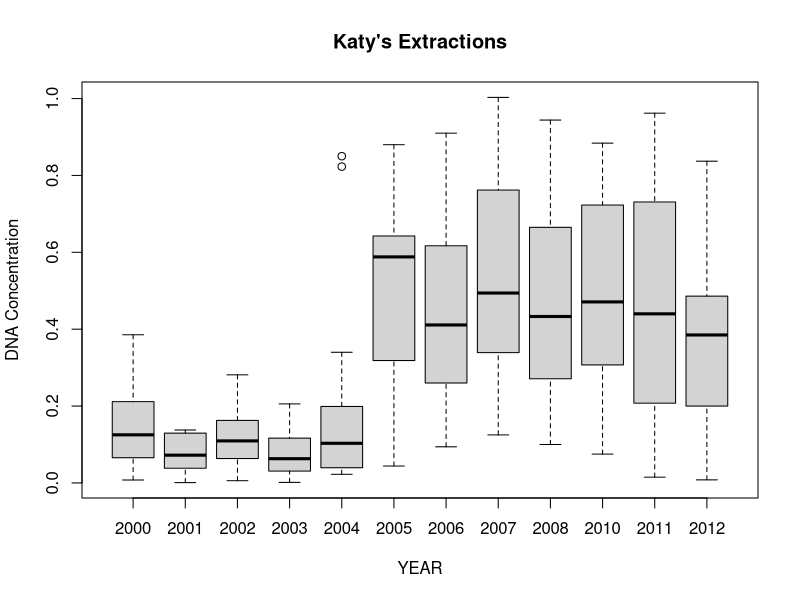
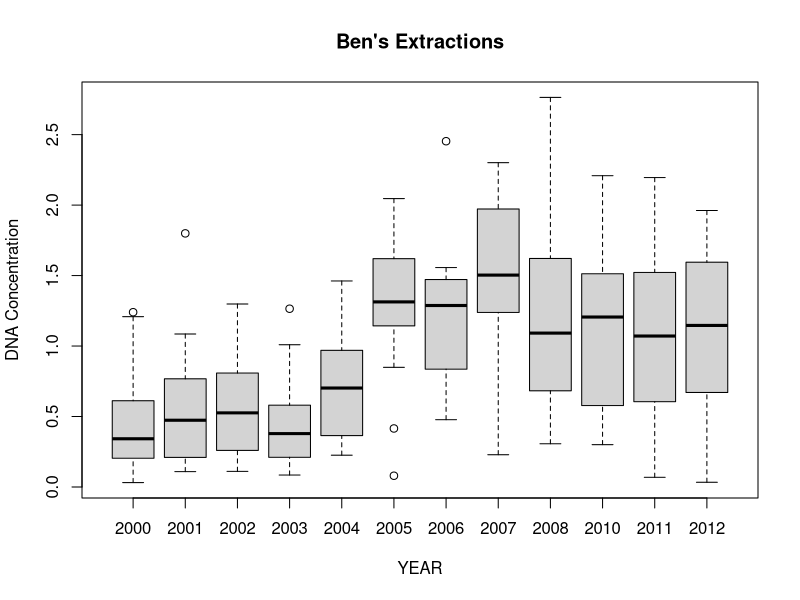
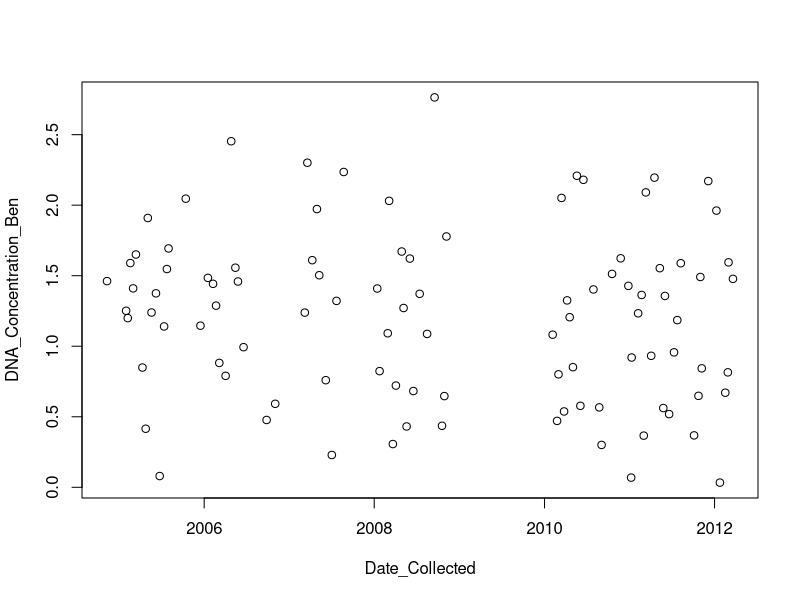
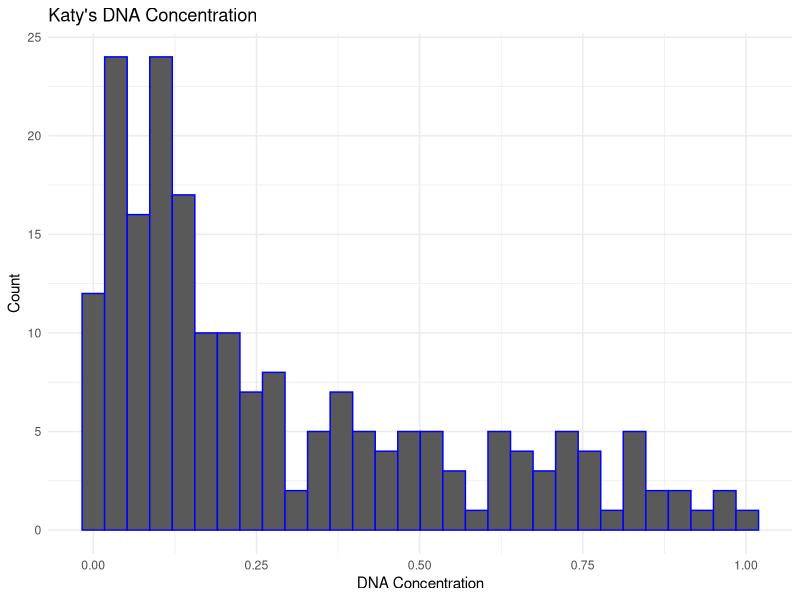
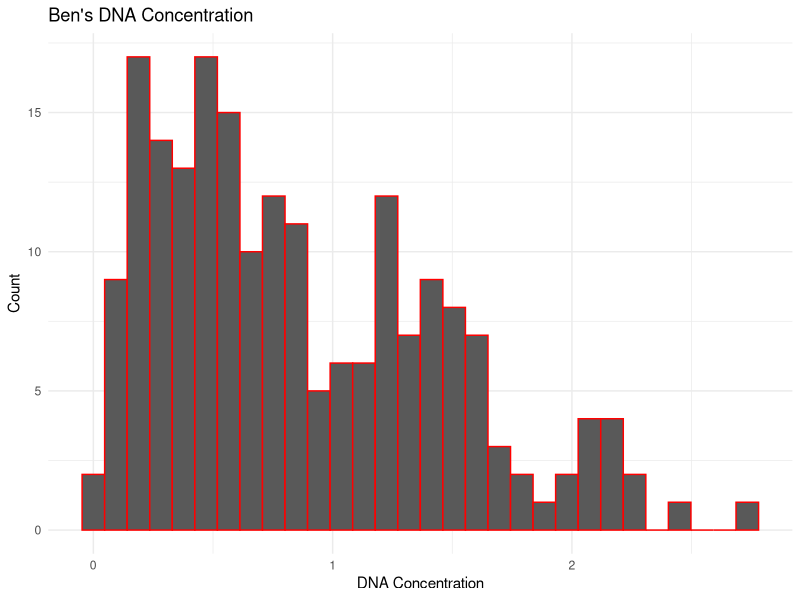
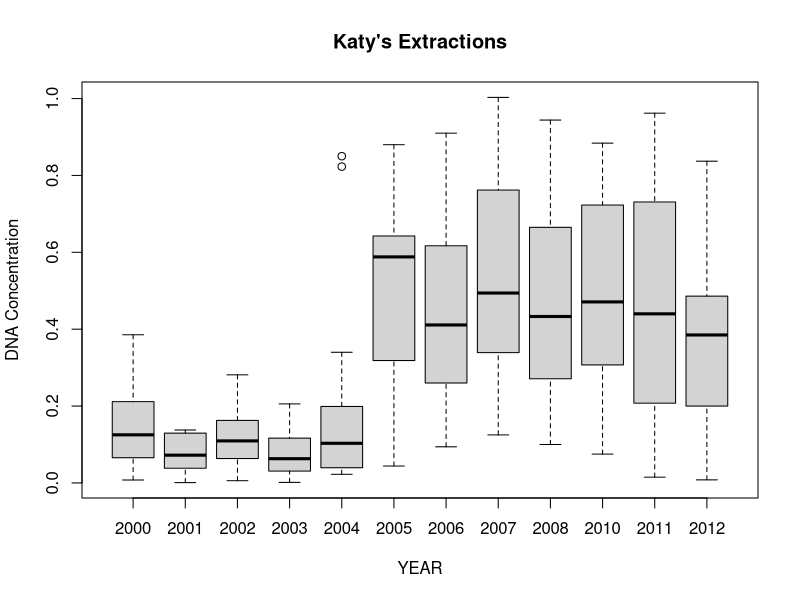
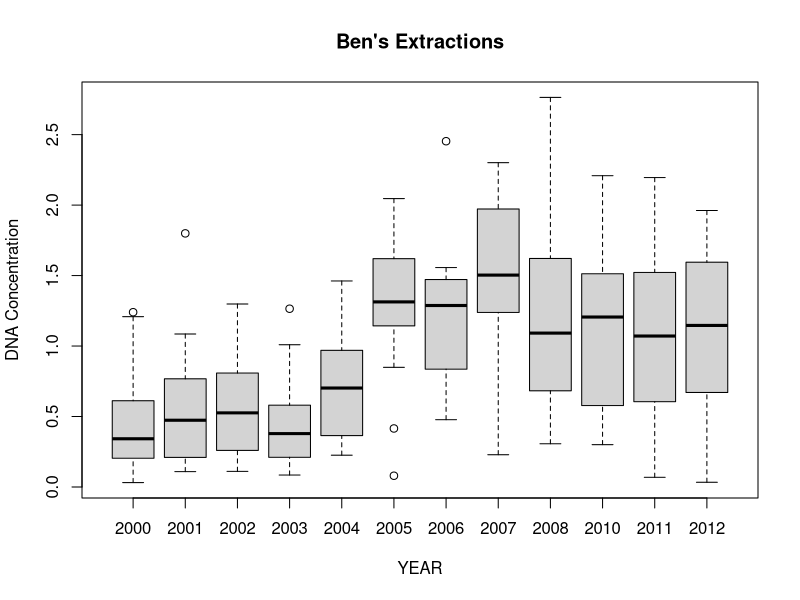
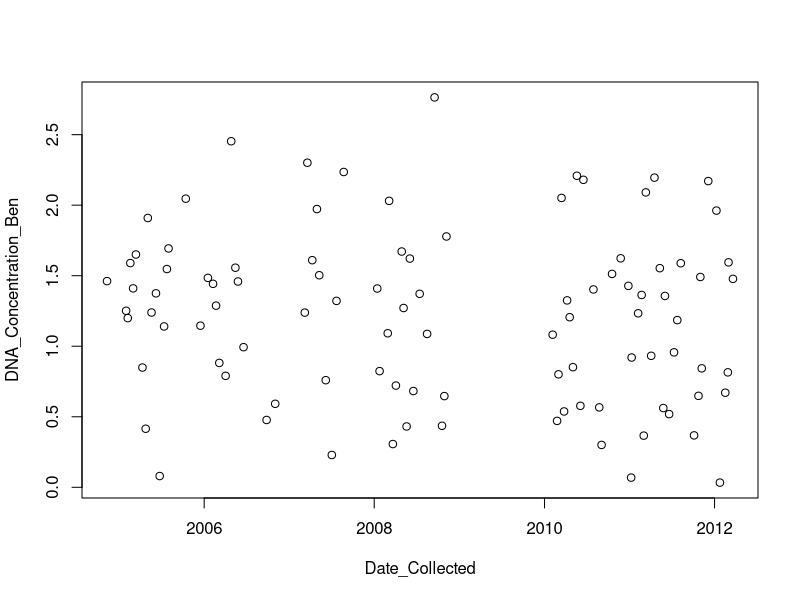

Recreate these plots in R, in order.
# Howard Exam 1 Script
library(ggplot2)
# I. Load the data and make separate histograms
conc <- read.csv("./DNA_Conc_by_Extraction_Date.csv")


# Playing with the Data
summary(conc)
dim(conc)
str(conc)
head(conc)
class(conc)


# Histogram of Katy's DNA Concentration
Katy_conc <- ggplot(data = conc) +
  geom_histogram(aes(DNA_Concentration_Katy), color = "blue") +
  theme_minimal() +
  labs(title="Katy's DNA Concentration", 
     y="Count", 
     x="DNA Concentration")


# Not required, but saving image for reference
png(filename = "./Katy_DNA_Concentration.png")
ggplot(data = conc) +
  geom_histogram(aes(DNA_Concentration_Katy), color = "blue") +
  theme_minimal() +
  labs(title="Katy's DNA Concentration", 
                   y="Count", 
                   x="DNA Concentration")
dev.off()


# Histogram of Ben's DNA Concentration
Ben_conc <- ggplot(data = conc) +
  geom_histogram(aes(DNA_Concentration_Ben), color = "red") +
  theme_minimal() +
  labs(title="Ben's DNA Concentration", 
       y="Count", 
       x="DNA Concentration")


# Not required but saving image for reference
png(filename = "./Ben_DNA_Concentration.png")
ggplot(data = conc) +
  geom_histogram(aes(DNA_Concentration_Ben), color = "red") +
  theme_minimal() +
  labs(title="Ben's DNA Concentration", 
       y="Count", 
       x="DNA Concentration")
dev.off()


# II. Recreate both plots shown
class(conc$DNA_Concentration_Katy)
class(conc$Year_Collected)


# Katy's Extraction Plot
# Note: R Version 4.0.0 changed the boxplot default color from white to gray
boxplot(DNA_Concentration_Katy~Year_Collected,data=conc, main="Katy's Extractions",
        xlab="YEAR", ylab="DNA Concentration")


# Ben's Extraction Plot
boxplot(DNA_Concentration_Ben~Year_Collected,data=conc, main="Ben's Extractions",
        xlab="YEAR", ylab="DNA Concentration")


# III. Saving both figures as jpegs
# Saving Katy's Plot
jpeg("./HOWARD_Plot1.jpeg")
boxplot(DNA_Concentration_Katy~Year_Collected,data=conc, main="Katy's Extractions",
        xlab="YEAR", ylab="DNA Concentration")
dev.off()


# Saving Ben's Plot
jpeg("./HOWARD_Plot2.jpeg")
boxplot(DNA_Concentration_Ben~Year_Collected,data=conc, main="Ben's Extractions",
        xlab="YEAR", ylab="DNA Concentration")
dev.off()


# IV. Writing comparison code
# First I'm looking at the data
Ben <- conc$DNA_Concentration_Ben
Katy <- conc$DNA_Concentration_Katy
Ben - Katy

sort(conc$DNA_Concentration_Ben - conc$DNA_Concentration_Katy)
conc$DNA_Concentration_Ben - conc$DNA_Concentration_Katy


# Final code for IV
conc$Year_Collected[which.min(conc$DNA_Concentration_Ben - conc$DNA_Concentration_Katy) ]


# V. Make a scatterplot of the downstairs lab
# Subset rows collected downstairs
conc$Lab == "Downstairs"
dow <- conc$Lab %in% c("Downstairs")
conc[dow,]
class(dow)
class(dow)
conc$Date_Collected <- as.POSIXct(conc$Date_Collected)
class(conc$Date_Collected)

d <- conc[c(104:200), c("Year_Collected", "Extract.Code", "Date_Collected", "DNA_Concentration_Katy", "DNA_Concentration_Ben", "Lab")]


#Recreate the plot
plot(x=d$Date_Collected,y=d$DNA_Concentration_Ben,
     xlab="Date_Collected", ylab="DNA_Concentration_Ben")


#Save the plot as a jpeg
jpeg("./Ben_DNA_over_time.jpg")
plot(x=d$Date_Collected,y=d$DNA_Concentration_Ben,
     xlab="Date_Collected", ylab="DNA_Concentration_Ben")
dev.off()

#End of Skills Test 1